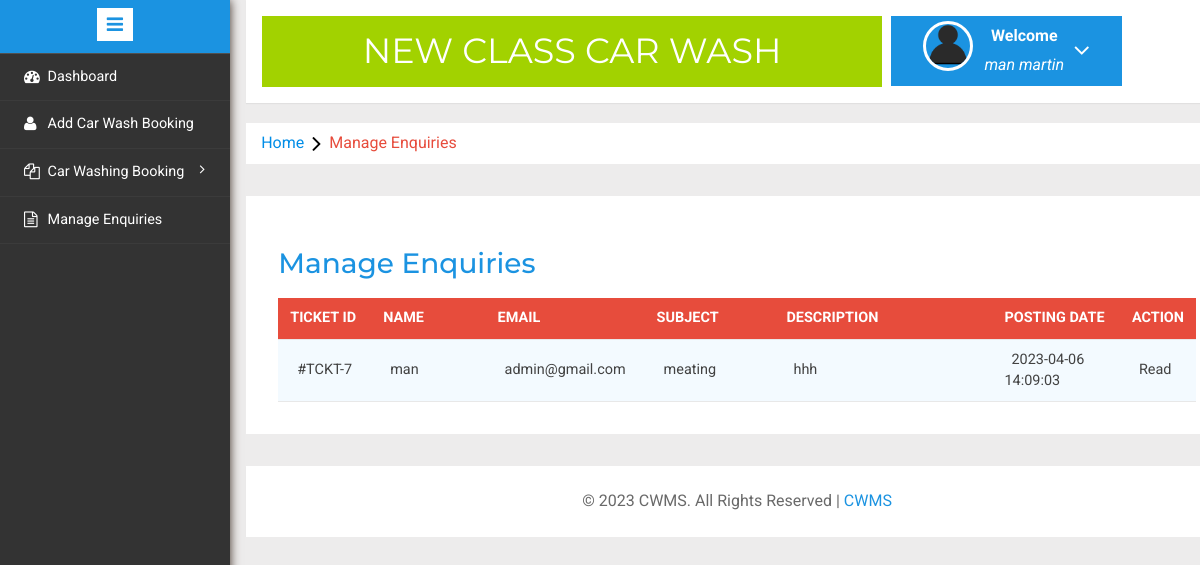
Before: /admin/manage-enquires.php (signed in) with the older database file.
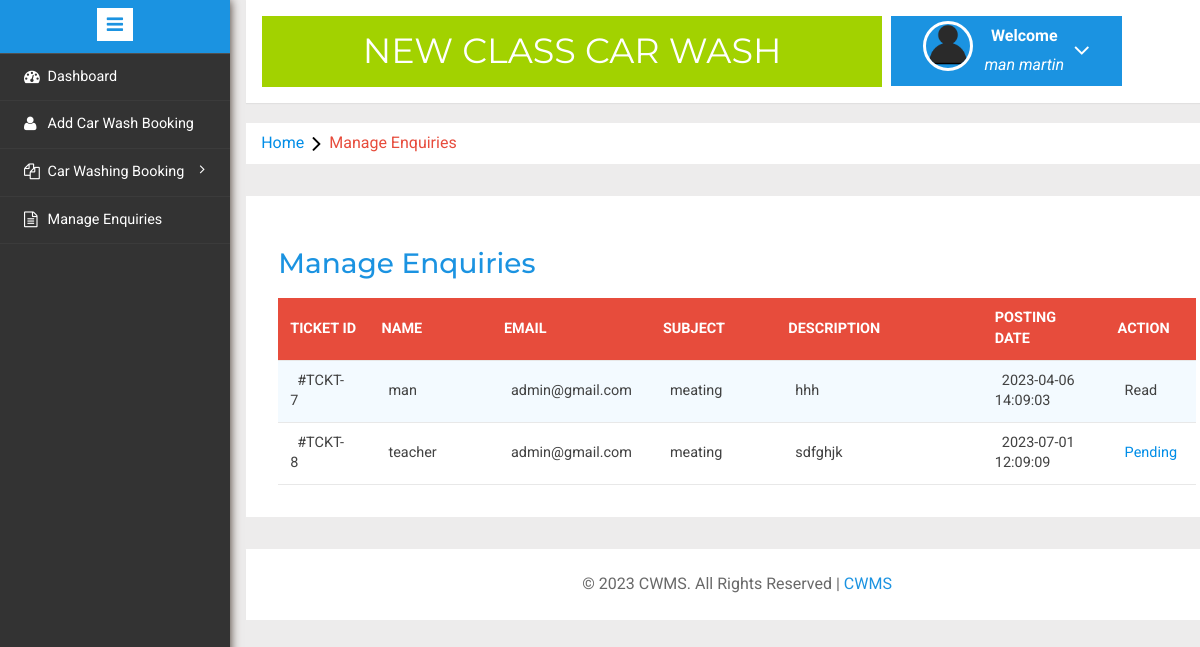
After: the same page with the newer database file.
### tables this page shows
CREATE TABLE `tblwashingpoints` (
  `id` int(11) NOT NULL,
  `washingPointName` varchar(255) DEFAULT NULL,
  `washingPointAddress` varchar(255) DEFAULT NULL,
  `contactNumber` varchar(20) DEFAULT NULL,
  `capacity` int(5) NOT NULL,
  `is_active` int(6) NOT NULL DEFAULT 1,
  `creationDate` timestamp NOT NULL DEFAULT current_timestamp()
);

CREATE TABLE `tblenquiry` (
  `id` int(11) NOT NULL,
  `FullName` varchar(100) DEFAULT NULL,
  `EmailId` varchar(100) DEFAULT NULL,
  `Subject` varchar(100) DEFAULT NULL,
  `Description` mediumtext DEFAULT NULL,
  `carwash` varchar(20) NOT NULL,
  `PostingDate` timestamp NULL DEFAULT current_timestamp(),
  `Status` int(1) DEFAULT NULL
);

### admin/manage-enquires.php (the view, shortened to what this page needs)
<?php
include('includes/config.php');
if (strlen($_SESSION['alogin']) == 0) {
	header('location:index.php');
} else {
?>
	<!DOCTYPE HTML>
	<html>
	<head>
		<link href="css/bootstrap.min.css" rel='stylesheet' type='text/css' />
		<link href="css/style.css" rel='stylesheet' type='text/css' />
		<link rel="stylesheet" href="css/morris.css" type="text/css" />
		<link href="css/font-awesome.css" rel="stylesheet">
		<link rel="stylesheet" type="text/css" href="css/table-style.css" />
		<link rel="stylesheet" type="text/css" href="css/basictable.css" />
		<link rel="stylesheet" href="css/icon-font.min.css" type='text/css' />
	</head>
	<body>
		<div class="page-container">
			<div class="left-content">
				<div class="mother-grid-inner">
					<?php include('includes/header.php'); ?>
				</div>
				<ol class="breadcrumb">
					<li class="breadcrumb-item"><a href="dashboard.php">Home</a><i class="fa fa-angle-right"></i>Manage Enquiries</li>
				</ol>
				<div class="agile-grids">
					<div class="agile-tables">
						<div class="w3l-table-info">
							<h2>Manage Enquiries</h2>
							<table id="table">
								<thead>
									<tr>
										<th>Ticket id</th>
										<th width="200">Name</th>
										<th>Email</th>
										<th>Subject </th>
										<th>Description </th>
										<th width="200">Posting date </th>
										<th>Action </th>
									</tr>
								</thead>
								<tbody>
									<?php $sql = "SELECT * from tblenquiry where carwash='$_SESSION[carwash]'";
									$query = $dbh->prepare($sql);
									$query->execute();
									$results = $query->fetchAll(PDO::FETCH_OBJ);
									if ($query->rowCount() > 0) {
										foreach ($results as $result) {				?>
											<tr>
												<td width="120">#TCKT-<?php echo htmlentities($result->id); ?></td>
												<td width="50"><?php echo htmlentities($result->FullName); ?></td>
												<td width="50">
													<?php echo $result->EmailId; ?></td>
												<td width="200"><?php echo htmlentities($result->Subject); ?></a></td>
												<td width="400"><?php echo htmlentities($result->Description); ?></td>
												<td width="50"><?php echo htmlentities($result->PostingDate); ?></td>
												<?php if ($result->Status == 1) {
												?><td>Read</td>
												<?php } else { ?>
													<td><a href="manage-enquires.php?eid=<?php echo htmlentities($result->id); ?>" onclick="return confirm('Do you really want to read')">Pending</a>
													</td>
												<?php } ?>
											</tr>
									<?php }
									} ?>
								</tbody>
							</table>
						</div>
					</div>
					<?php include('includes/footer.php'); ?>
				</div>
			</div>
			<?php include('includes/sidebarmenu.php'); ?>
		</div>
	</body>
	</html>
<?php } ?>

### admin/includes/header.php (shortened to what this page needs)
<div class="header-main">
	<div class="logo-w3-agile">
		<?php
		$sql = "SELECT washingPointName FROM tblwashingpoints WHERE id='$_SESSION[carwash]' and is_active=1";
		$query = $dbh->prepare($sql);
		$query->execute();
		$results = $query->fetchAll(PDO::FETCH_OBJ);
		foreach ($results as $result) { ?>
			<h1><a href="dashboard.php"><?= $result->washingPointName; ?></a></h1>
		<?php }
		?>
	</div>
	<div class="profile_details w3l">
		<ul>
			<li class="dropdown profile_details_drop">
				<a href="#" class="dropdown-toggle" data-toggle="dropdown" aria-expanded="false">
					<div class="profile_img">
						<span class="prfil-img"><img src="images/User-icon.png" alt=""> </span>
						<div class="user-name">
							<p>Welcome</p>
							<span><?= $_SESSION['alogin']; ?></span>
						</div>
						<i class="fa fa-angle-down"></i>
						<div class="clearfix"></div>
					</div>
				</a>
			</li>
		</ul>
	</div>
</div>

Changed rows visible on the page:
added tblenquiry: id "8", FullName "teacher", EmailId "admin@gmail.com", Subject "meating", Description "sdfghjk", PostingDate "2023-07-01 12:09:09"
